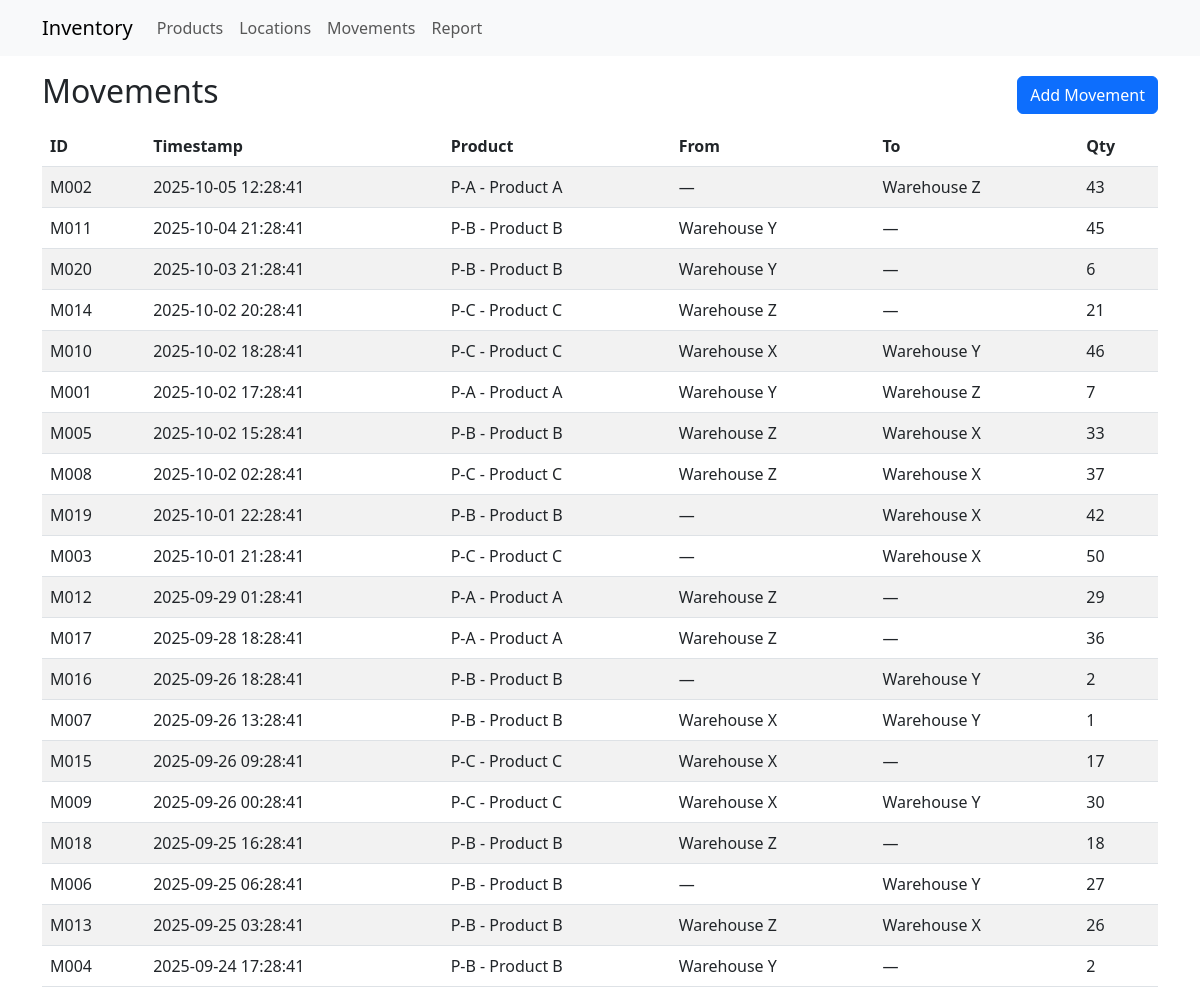
/movements, run on the app's committed database.
### app/models.py (models this page shows, shortened)
class ProductMovement(db.Model):
    __tablename__ = "product_movement"
    movement_id = db.Column(db.String, primary_key=True)
    timestamp = db.Column(db.DateTime, default=lambda: datetime.now(timezone.utc))
    from_location_id = db.Column(db.String, db.ForeignKey("location.location_id"), nullable=True)
    to_location_id = db.Column(db.String, db.ForeignKey("location.location_id"), nullable=True)
    product_id = db.Column(db.String, db.ForeignKey("product.product_id"), nullable=False)
    qty = db.Column(db.Integer, nullable=False)
    product = db.relationship("Product", backref="movements")
    from_location = db.relationship("Location", foreign_keys=[from_location_id], backref="outgoing_movements")
    to_location = db.relationship("Location", foreign_keys=[to_location_id], backref="incoming_movements")

class Product(db.Model):
    __tablename__ = "product"
    product_id = db.Column(db.String, primary_key=True)
    name = db.Column(db.String(120), nullable=False)
    description = db.Column(db.Text)

class Location(db.Model):
    __tablename__ = "location"
    location_id = db.Column(db.String, primary_key=True)
    name = db.Column(db.String(120), nullable=False)
    description = db.Column(db.Text, nullable=True)

### app/routes.py (the view)
@bp.route("/movements")
def movements():
    items = ProductMovement.query.order_by(ProductMovement.timestamp.desc()).all()
    return render_template("movements.html", movements=items)

### templates/movements.html
{% extends "base.html" %}
{% block content %}
<div class="d-flex justify-content-between align-items-center mb-2">
  <h2>Movements</h2>
  <a class="btn btn-primary" href="{{ url_for('bp.add_movement') }}">Add Movement</a>
</div>
<table class="table table-striped">
  <thead>
    <tr><th>ID</th><th>Timestamp</th><th>Product</th><th>From</th><th>To</th><th>Qty</th></tr>
  </thead>
  <tbody>
  {% for m in movements %}
    <tr>
      <td>{{ m.movement_id }}</td>
      <td>{{ m.timestamp.strftime("%Y-%m-%d %H:%M:%S") }}</td>
      <td>{{ m.product_id }} - {{ m.product.name }}</td>
      <td>{{ m.from_location.name if m.from_location else '—' }}</td>
      <td>{{ m.to_location.name if m.to_location else '—' }}</td>
      <td>{{ m.qty }}</td>
    </tr>
  {% endfor %}
  </tbody>
</table>
{% endblock %}

### templates/base.html (shortened to what this page needs)
<!doctype html>
<html lang="en">
  <head>
    <link href="https://cdn.jsdelivr.net/npm/bootstrap@5.3.0/dist/css/bootstrap.min.css" rel="stylesheet">
  </head>
  <body>
    <nav class="navbar navbar-expand-lg navbar-light bg-light mb-3">
      <div class="container">
        <a class="navbar-brand" href="{{ url_for('bp.report') }}">Inventory</a>
        <div class="collapse navbar-collapse">
          <ul class="navbar-nav me-auto">
            <li class="nav-item"><a class="nav-link" href="{{ url_for('bp.products') }}">Products</a></li>
            <li class="nav-item"><a class="nav-link" href="{{ url_for('bp.locations') }}">Locations</a></li>
            <li class="nav-item"><a class="nav-link" href="{{ url_for('bp.movements') }}">Movements</a></li>
            <li class="nav-item"><a class="nav-link" href="{{ url_for('bp.report') }}">Report</a></li>
          </ul>
        </div>
      </div>
    </nav>
    <div class="container">
      {% block content %}{% endblock %}
    </div>
  </body>
</html>

### data on the page
ProductMovement: movement_id "M002", timestamp "2025-10-05 12:28:41", product_id "P-A", product.name "Product A", from_location "—", to_location "Warehouse Z", qty "43"
ProductMovement: movement_id "M011", timestamp "2025-10-04 21:28:41", product_id "P-B", product.name "Product B", from_location "Warehouse Y", to_location "—", qty "45"
ProductMovement: movement_id "M020", timestamp "2025-10-03 21:28:41", product_id "P-B", product.name "Product B", from_location "Warehouse Y", to_location "—", qty "6"
ProductMovement: movement_id "M014", timestamp "2025-10-02 20:28:41", product_id "P-C", product.name "Product C", from_location "Warehouse Z", to_location "—", qty "21"
ProductMovement: movement_id "M010", timestamp "2025-10-02 18:28:41", product_id "P-C", product.name "Product C", from_location "Warehouse X", to_location "Warehouse Y", qty "46"
ProductMovement: movement_id "M001", timestamp "2025-10-02 17:28:41", product_id "P-A", product.name "Product A", from_location "Warehouse Y", to_location "Warehouse Z", qty "7"
ProductMovement: movement_id "M005", timestamp "2025-10-02 15:28:41", product_id "P-B", product.name "Product B", from_location "Warehouse Z", to_location "Warehouse X", qty "33"
ProductMovement: movement_id "M008", timestamp "2025-10-02 02:28:41", product_id "P-C", product.name "Product C", from_location "Warehouse Z", to_location "Warehouse X", qty "37"
ProductMovement: movement_id "M019", timestamp "2025-10-01 22:28:41", product_id "P-B", product.name "Product B", from_location "—", to_location "Warehouse X", qty "42"
ProductMovement: movement_id "M003", timestamp "2025-10-01 21:28:41", product_id "P-C", product.name "Product C", from_location "—", to_location "Warehouse X", qty "50"
ProductMovement: movement_id "M012", timestamp "2025-09-29 01:28:41", product_id "P-A", product.name "Product A", from_location "Warehouse Z", to_location "—", qty "29"
ProductMovement: movement_id "M017", timestamp "2025-09-28 18:28:41", product_id "P-A", product.name "Product A", from_location "Warehouse Z", to_location "—", qty "36"
ProductMovement: movement_id "M016", timestamp "2025-09-26 18:28:41", product_id "P-B", product.name "Product B", from_location "—", to_location "Warehouse Y", qty "2"
ProductMovement: movement_id "M007", timestamp "2025-09-26 13:28:41", product_id "P-B", product.name "Product B", from_location "Warehouse X", to_location "Warehouse Y", qty "1"
ProductMovement: movement_id "M015", timestamp "2025-09-26 09:28:41", product_id "P-C", product.name "Product C", from_location "Warehouse X", to_location "—", qty "17"
ProductMovement: movement_id "M009", timestamp "2025-09-26 00:28:41", product_id "P-C", product.name "Product C", from_location "Warehouse X", to_location "Warehouse Y", qty "30"
ProductMovement: movement_id "M018", timestamp "2025-09-25 16:28:41", product_id "P-B", product.name "Product B", from_location "Warehouse Z", to_location "—", qty "18"
ProductMovement: movement_id "M006", timestamp "2025-09-25 06:28:41", product_id "P-B", product.name "Product B", from_location "—", to_location "Warehouse Y", qty "27"
ProductMovement: movement_id "M013", timestamp "2025-09-25 03:28:41", product_id "P-B", product.name "Product B", from_location "Warehouse Z", to_location "Warehouse X", qty "26"
ProductMovement: movement_id "M004", timestamp "2025-09-24 17:28:41", product_id "P-B", product.name "Product B", from_location "Warehouse Y", to_location "—", qty "2"
